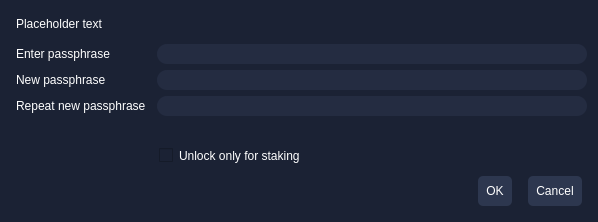
<?xml version="1.0" encoding="UTF-8"?>
<ui version="4.0">
 <class>AskPassphraseDialog</class>
 <widget class="QDialog" name="AskPassphraseDialog">
  <property name="geometry">
   <rect>
    <x>0</x>
    <y>0</y>
    <width>598</width>
    <height>222</height>
   </rect>
  </property>
  <property name="sizePolicy">
   <sizepolicy hsizetype="Preferred" vsizetype="Minimum">
    <horstretch>0</horstretch>
    <verstretch>0</verstretch>
   </sizepolicy>
  </property>
  <property name="minimumSize">
   <size>
    <width>550</width>
    <height>0</height>
   </size>
  </property>
  <property name="windowTitle">
   <string>Passphrase Dialog</string>
  </property>
  <property name="styleSheet">
   <string notr="true">background:#1b2234;
padding:2px;
border-top-right-radius: 10px;
border-bottom-right-radius: 10px;
border-right:1px;
border-color:white;
color:#fff;</string>
  </property>
  <layout class="QVBoxLayout" name="verticalLayout">
   <property name="sizeConstraint">
    <enum>QLayout::SetMinimumSize</enum>
   </property>
   <item>
    <widget class="QLabel" name="warningLabel">
     <property name="styleSheet">
      <string notr="true"/>
     </property>
     <property name="text">
      <string notr="true">Placeholder text</string>
     </property>
     <property name="textFormat">
      <enum>Qt::RichText</enum>
     </property>
     <property name="wordWrap">
      <bool>true</bool>
     </property>
    </widget>
   </item>
   <item>
    <layout class="QFormLayout" name="formLayout">
     <property name="sizeConstraint">
      <enum>QLayout::SetMinimumSize</enum>
     </property>
     <property name="fieldGrowthPolicy">
      <enum>QFormLayout::AllNonFixedFieldsGrow</enum>
     </property>
     <item row="0" column="0">
      <widget class="QLabel" name="passLabel1">
       <property name="styleSheet">
        <string notr="true"/>
       </property>
       <property name="text">
        <string>Enter passphrase</string>
       </property>
      </widget>
     </item>
     <item row="0" column="1">
      <widget class="QLineEdit" name="passEdit1">
       <property name="styleSheet">
        <string notr="true">background:#242c41;
padding:2px;
border-radius:10px;</string>
       </property>
       <property name="echoMode">
        <enum>QLineEdit::Password</enum>
       </property>
      </widget>
     </item>
     <item row="1" column="0">
      <widget class="QLabel" name="passLabel2">
       <property name="styleSheet">
        <string notr="true"/>
       </property>
       <property name="text">
        <string>New passphrase</string>
       </property>
      </widget>
     </item>
     <item row="1" column="1">
      <widget class="QLineEdit" name="passEdit2">
       <property name="styleSheet">
        <string notr="true">background:#242c41;
padding:2px;
border-radius:10px;</string>
       </property>
       <property name="echoMode">
        <enum>QLineEdit::Password</enum>
       </property>
      </widget>
     </item>
     <item row="2" column="0">
      <widget class="QLabel" name="passLabel3">
       <property name="styleSheet">
        <string notr="true"/>
       </property>
       <property name="text">
        <string>Repeat new passphrase</string>
       </property>
      </widget>
     </item>
     <item row="2" column="1">
      <widget class="QLineEdit" name="passEdit3">
       <property name="styleSheet">
        <string notr="true">background:#242c41;
padding:2px;
border-radius:10px;</string>
       </property>
       <property name="echoMode">
        <enum>QLineEdit::Password</enum>
       </property>
      </widget>
     </item>
     <item row="3" column="1">
      <widget class="QLabel" name="capsLabel">
       <property name="font">
        <font>
         <weight>75</weight>
         <bold>true</bold>
        </font>
       </property>
       <property name="text">
        <string/>
       </property>
       <property name="alignment">
        <set>Qt::AlignCenter</set>
       </property>
      </widget>
     </item>
     <item row="4" column="1">
      <widget class="QCheckBox" name="stakingCheckBox">
       <property name="visible">
        <bool>false</bool>
       </property>
       <property name="text">
        <string>Unlock only for staking</string>
       </property>
      </widget>
     </item>
    </layout>
   </item>
   <item>
    <widget class="QDialogButtonBox" name="buttonBox">
     <property name="styleSheet">
      <string notr="true">QPushButton::pressed{
  background-color: #232c41;
  box-shadow: 0px 0px 0px 1px rgba(0, 0, 0, 0.1) inset,
  0px 1px 4px 0px rgba(0, 0, 0, 0.1) inset !important;
}
QPushButton{
background:#2d374f;
padding:8px;
border-radius:5px;
color:#fff;
margin:5px
}</string>
     </property>
     <property name="orientation">
      <enum>Qt::Horizontal</enum>
     </property>
     <property name="standardButtons">
      <set>QDialogButtonBox::Cancel|QDialogButtonBox::Ok</set>
     </property>
    </widget>
   </item>
  </layout>
 </widget>
 <resources/>
 <connections>
  <connection>
   <sender>buttonBox</sender>
   <signal>accepted()</signal>
   <receiver>AskPassphraseDialog</receiver>
   <slot>accept()</slot>
   <hints>
    <hint type="sourcelabel">
     <x>20</x>
     <y>20</y>
    </hint>
    <hint type="destinationlabel">
     <x>20</x>
     <y>20</y>
    </hint>
   </hints>
  </connection>
  <connection>
   <sender>buttonBox</sender>
   <signal>rejected()</signal>
   <receiver>AskPassphraseDialog</receiver>
   <slot>reject()</slot>
   <hints>
    <hint type="sourcelabel">
     <x>20</x>
     <y>20</y>
    </hint>
    <hint type="destinationlabel">
     <x>20</x>
     <y>20</y>
    </hint>
   </hints>
  </connection>
 </connections>
</ui>
